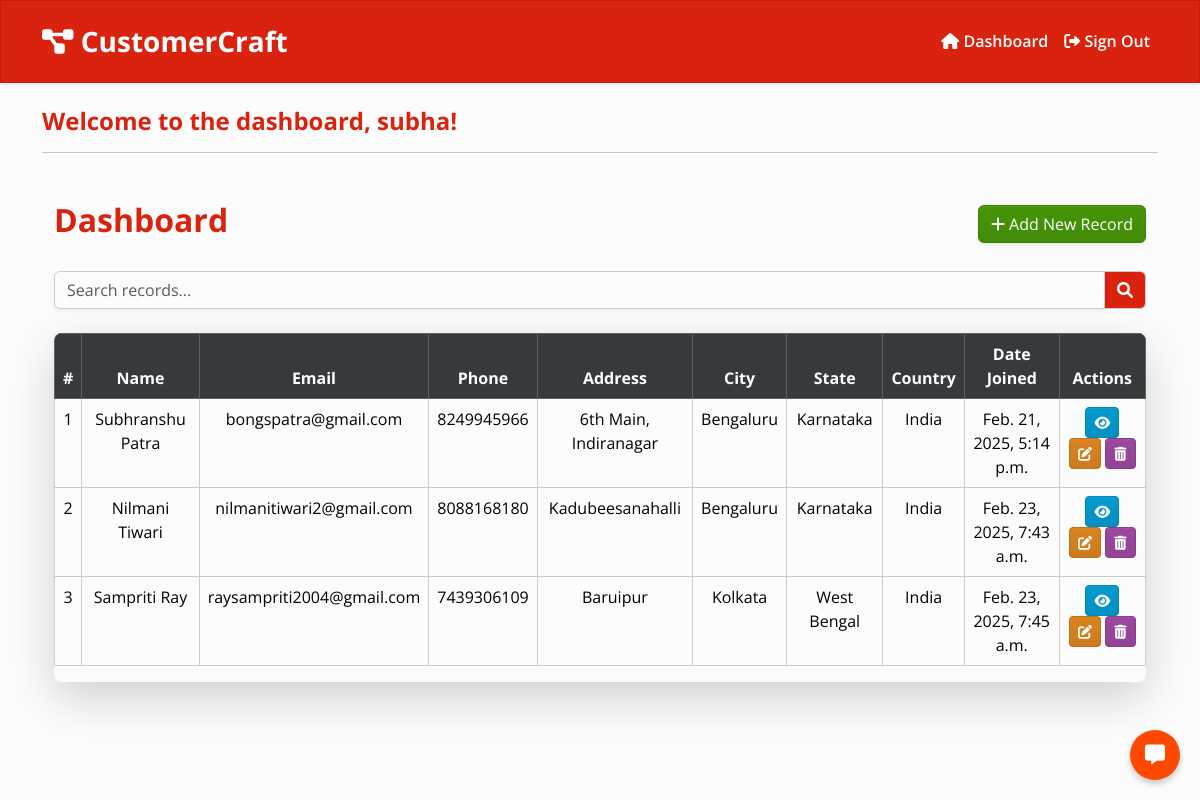
The page /dashboard/ (signed in) on the database its author committed.
### webapp/models.py (models this page shows, shortened)
class Record(models.Model):
    first_name = models.CharField(max_length=100)
    last_name = models.CharField(max_length=100)
    email = models.EmailField()
    phone = models.CharField(max_length=20)
    address = models.TextField()
    city = models.CharField(max_length=100)
    state = models.CharField(max_length=100)
    country = models.CharField(max_length=100)
    zipcode = models.CharField(max_length=10)
    created_at = models.DateTimeField(auto_now_add=True)
    updated_at = models.DateTimeField(auto_now=True)

### webapp/views.py (the view)
# urls.py: path('dashboard/', views.dashboard, name="dashboard"),
@login_required(login_url='userlogin')
def dashboard(request):
    my_records = Record.objects.all()
    context = {'records': my_records}
    return render(request, 'webapp/dashboard.html', context=context)

### webapp/templates/webapp/dashboard.html (shortened to what this page needs)
{% extends 'webapp/base.html' %}
{% load static %}
{% block content %}
<h4 class="text-primary fw-bold">   Welcome to the dashboard, {{user}}!</h4>
<hr>
<div class="container mt-5">
    <div class="d-flex justify-content-between align-items-center mb-4">
        <h2 class="text-primary fw-bold">Dashboard</h2>
        <a href="{% url 'create_record' %}" class="btn btn-success shadow-sm">
            <i class="fas fa-plus"></i> Add New Record
        </a>
    </div>
    <div class="input-group mb-4">
        <input type="text" id="search" class="form-control shadow-sm" placeholder="Search records...">
        <span class="input-group-text bg-primary text-white"><i class="fas fa-search"></i></span>
    </div>
    <div class="table-responsive shadow-lg rounded-3">
        <table class="table table-hover table-bordered text-center">
            <thead class="table-dark">
                <tr>
                    <th>#</th>
                    <th>Name</th>
                    <th>Email</th>
                    <th>Phone</th>
                    <th>Address</th>
                    <th>City</th>
                    <th>State</th>
                    <th>Country</th>
                    <th>Date Joined</th>
                    <th>Actions</th>
                </tr>
            </thead>
            <tbody>
                {% if request.GET.search and request.session.search_results %}
                    {% for record in request.session.search_results %}
                    <tr>
                        <td>{{ forloop.counter }}</td>
                        <td>{{ record.first_name }} {{ record.last_name }}</td>
                        <td>{{ record.email }}</td>
                        <td>{{ record.phone }}</td>
                        <td>{{ record.address }}</td>
                        <td>{{ record.city }}</td>
                        <td>{{ record.state }}</td>
                        <td>{{ record.country }}</td>
                        <td>{{ record.created_at }}</td>
                        <td>
                            <a href="{% url 'view_record' record.id %}" class="btn btn-info btn-sm">
                                <i class="fas fa-eye"></i>
                            </a>
                            <a href="{% url 'update_record' record.id %}" class="btn btn-warning btn-sm">
                                <i class="fas fa-edit"></i>
                            </a>
                            <a href="{% url 'delete_record' record.id %}" class="btn btn-danger btn-sm"
                                onclick="return confirm('Are you sure you want to delete this record?');">
                                <i class="fas fa-trash-alt"></i>
                            </a>
                        </td>
                    </tr>
                    {% endfor %}
                {% else %}
                    {% for record in records %}
                    <tr>
                        <td>{{ forloop.counter }}</td>
                        <td>{{ record.first_name }} {{ record.last_name }}</td>
                        <td>{{ record.email }}</td>
                        <td>{{ record.phone }}</td>
                        <td>{{ record.address }}</td>
                        <td>{{ record.city }}</td>
                        <td>{{ record.state }}</td>
                        <td>{{ record.country }}</td>
                        <td>{{ record.created_at }}</td>
                        <td>
                            <a href="{% url 'view_record' record.id %}" class="btn btn-info btn-sm">
                                <i class="fas fa-eye"></i>
                            </a>
                            <a href="{% url 'update_record' record.id %}" class="btn btn-warning btn-sm">
                                <i class="fas fa-edit"></i>
                            </a>
                            <a href="{% url 'delete_record' record.id %}" class="btn btn-danger btn-sm"
                                onclick="return confirm('Are you sure you want to delete this record?');">
                                <i class="fas fa-trash-alt"></i>
                            </a>
                        </td>
                    </tr>
                    {% empty %}
                    <tr>
                        <td colspan="9" class="text-muted">No records found.</td>
                    </tr>
                    {% endfor %}
                {% endif %}
            </tbody>
        </table>
    </div>
</div>
{% endblock %}

### webapp/templates/webapp/base.html (shortened to what this page needs)
{% load static %}
<!DOCTYPE html>
<html lang="en">
<head>
    <link rel="stylesheet" href="https://cdnjs.cloudflare.com/ajax/libs/font-awesome/6.0.0/css/all.min.css">
    <link rel="stylesheet" type="text/css" href="https://bootswatch.com/5/simplex/bootstrap.min.css">
    <link rel="stylesheet" type="text/css" href="{% static 'css/styles.css' %}">
</head>
<body>
    {% include 'webapp/navbar.html' %}
    <div class="container">
        <br>
        {% block content %}
        {% endblock %}
    </div>
    <div id="chatbot-container">
        <div id="chat-icon" onclick="toggleChat()">
            <i class="fas fa-comment-alt"></i>
        </div>
    </div>
</body>
</html>

### webapp/templates/webapp/navbar.html (shortened to what this page needs)
<nav class="navbar navbar-expand-lg navbar-dark bg-primary shadow-sm">
    <div class="container">
        <a class="navbar-brand fw-bold fs-3" href="{% url '' %}">
            <i class="fas fa-project-diagram"></i> CustomerCraft
        </a>
        <div class="collapse navbar-collapse justify-content-end" id="navbarNav">
            <ul class="navbar-nav">
                {% if user.is_authenticated %}
                    <li class="nav-item">
                        <a class="nav-link text-white fw-semibold" href="{% url 'dashboard' %}">
                            <i class="fas fa-home"></i> Dashboard
                        </a>
                    </li>
                    <li class="nav-item">
                        <a class="nav-link text-white fw-semibold" href="{% url 'userlogout' %}">
                            <i class="fas fa-sign-out-alt"></i> Sign Out
                        </a>
                    </li>
                    </ul>
                {% endif %}
        </div>
    </div>
</nav>

### static/css/styles.css (style rules this page uses)
#chatbot-container { position: fixed; bottom: 20px; right: 20px; z-index: 1000; }
#chat-icon { background: #ff4800; color: white; padding: 15px; border-radius: 50%; cursor: pointer; font-size: 20px; display: flex; align-items: center; justify-content: center; box-shadow: 0px 4px 6px rgba(0, 0, 0, 0.2); transition: transform 0.3s ease-in-out; }

### rows shown on the page
Record: first_name "Subhranshu", last_name "Patra", email "bongspatra@gmail.com", phone "8249945966", address "6th Main, Indiranagar", city "Bengaluru", state "Karnataka", country "India", created_at "Feb. 21, 2025, 5:14 p.m."
Record: first_name "Nilmani", last_name "Tiwari", email "nilmanitiwari2@gmail.com", phone "8088168180", address "Kadubeesanahalli", city "Bengaluru", state "Karnataka", country "India", created_at "Feb. 23, 2025, 7:43 a.m."
Record: first_name "Sampriti", last_name "Ray", email "raysampriti2004@gmail.com", phone "7439306109", address "Baruipur", city "Kolkata", state "West Bengal", country "India", created_at "Feb. 23, 2025, 7:45 a.m."

### other values the page prints
{{ user }} "subha"
